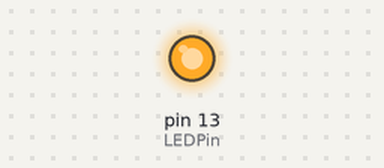
Recording of a sketch running on a simulated Arduino Uno, built for the host (arithmetic inside an expression is 32-bit, double 64-bit). Parts: output pins drawn as LEDs (lit = HIGH). What the sketch prints to the serial monitor is not drawn.

Above: at 0.1 s.
Timing chart, 0 to 1.6 s (numbered marks = the images above):
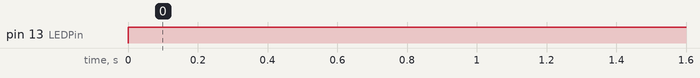

The sketch:

TouchResponse.ino
```cpp
// Pin for the LED
int LEDPin = 13;
// Pin to connect to your drawing
int cPin1 = 2;
int cPin2 = 3;
int cPin3 = 4;
int cPin4 = 5;
int cPin5 = 6;
int cPin6 = 7;
int cPin7 = 8;
int cPin8 = 9;
int cPin9 = 10;
int cPin10 = 11;

// This is how high the sensor needs to read in order
//  to trigger a touch.  You'll find this number
//  by trial and error, or you could take readings at
//  the start of the program to dynamically calculate this.
int touchedCutoff = 55;

void setup(){
  Serial.begin(9600);
  // Set up the LED
  pinMode(LEDPin, OUTPUT);
  digitalWrite(LEDPin, LOW);
}

void loop(){
  // If the capacitive sensor reads above a certain threshold,
  //  turn on the LED
  if (readCapacitivePin(cPin1) > touchedCutoff) {
    digitalWrite(LEDPin, HIGH);
  }
  else {
    digitalWrite(LEDPin, LOW);
  }

  // Every 500 ms, print the value of the capacitive sensor
  if ( (millis() % 1) == 0){
    if (readCapacitivePin(cPin1) > touchedCutoff) {
      Serial.print("A");
      Serial.print("Z");
    }
    else
    {
      Serial.print("A");
      Serial.print('0');
    }

    if (readCapacitivePin(cPin2) > touchedCutoff) {
      Serial.print("B");
      Serial.print("Y");
    }
    else
    {
      Serial.print("B");
      Serial.print('0');
    }
    if (readCapacitivePin(cPin3) > touchedCutoff) {
      Serial.print("C");
      Serial.print("X");
    }
    else
    {
      Serial.print("C");
      Serial.print('0');
    }
    if (readCapacitivePin(cPin4) > touchedCutoff) {
      Serial.print("D");
      Serial.print("W");
    }
    else
    {
      Serial.print("D");
      Serial.print('0');
    }
    if (readCapacitivePin(cPin5) > touchedCutoff) {
      Serial.print("E");
      Serial.print("V");
    }
    else
    {
      Serial.print("E");
      Serial.print('0');
    }
    if (readCapacitivePin(cPin6) > touchedCutoff) {
      Serial.print("F");
      Serial.print("U");
    }
    else
    {
      Serial.print("F");
      Serial.print('0');
    }
    if (readCapacitivePin(cPin7) > touchedCutoff) {
      Serial.print("G");
      Serial.print("T");
    }
    else
    {
      Serial.print("G");
      Serial.print('0');
    }
    if (readCapacitivePin(cPin8) > touchedCutoff) {
      Serial.print("H");
      Serial.print("S");
    }
    else
    {
      Serial.print("H");
      Serial.print('0');
    }
    if (readCapacitivePin(cPin9) > touchedCutoff) {
      Serial.print("I");
      Serial.print("R");
    }
    else
    {
      Serial.print("I");
      Serial.print('0');
    }
    if (readCapacitivePin(cPin10) > touchedCutoff) {
      Serial.print('1');
    }
    else
    {
      Serial.print('0');
    }
    Serial.println("");
  }
}

// readCapacitivePin
//  Input: Arduino pin number
//  Output: A number, from 0 to 17 expressing
//          how much capacitance is on the pin
//  When you touch the pin, or whatever you have
//  attached to it, the number will get higher
//  In order for this to work now,
// The pin should have a 1+Megaohm resistor pulling
//  it up to +5v.
uint8_t readCapacitivePin(int pinToMeasure){
  // This is how you declare a variable which
  //  will hold the PORT, PIN, and DDR registers
  //  on an AVR
  volatile uint8_t* port;
  volatile uint8_t* ddr;
  volatile uint8_t* pin;
  // Here we translate the input pin number from
  //  Arduino pin number to the AVR PORT, PIN, DDR,
  //  and which bit of those registers we care about.
  byte bitmask;
  if ((pinToMeasure >= 0) && (pinToMeasure <= 7)){
    port = &PORTD;
    ddr = &DDRD;
    bitmask = 1 << pinToMeasure;
    pin = &PIND;
  }
  if ((pinToMeasure > 7) && (pinToMeasure <= 13)){
    port = &PORTB;
    ddr = &DDRB;
    bitmask = 1 << (pinToMeasure - 8);
    pin = &PINB;
  }
  if ((pinToMeasure > 13) && (pinToMeasure <= 19)){
    port = &PORTC;
    ddr = &DDRC;
    bitmask = 1 << (pinToMeasure - 13);
    pin = &PINC;
  }
  // Discharge the pin first by setting it low and output
  *port &= ~(bitmask);
  *ddr  |= bitmask;
  delay(1);
  // Make the pin an input WITHOUT the internal pull-up on
  *ddr &= ~(bitmask);
  // Now see how long the pin to get pulled up
  int cycles = 16000;
  for(int i = 0; i < cycles; i++){
    if (*pin & bitmask){
      cycles = i;
      break;
    }
  }
  // Discharge the pin again by setting it low and output
  //  It's important to leave the pins low if you want to
  //  be able to touch more than 1 sensor at a time - if
  //  the sensor is left pulled high, when you touch
  //  two sensors, your body will transfer the charge between
  //  sensors.
  *port &= ~(bitmask);
  *ddr  |= bitmask;

  return cycles;
}
```

Measured:
- by itself, pin 13 (LEDPin): LOW → HIGH at 0.00 s
